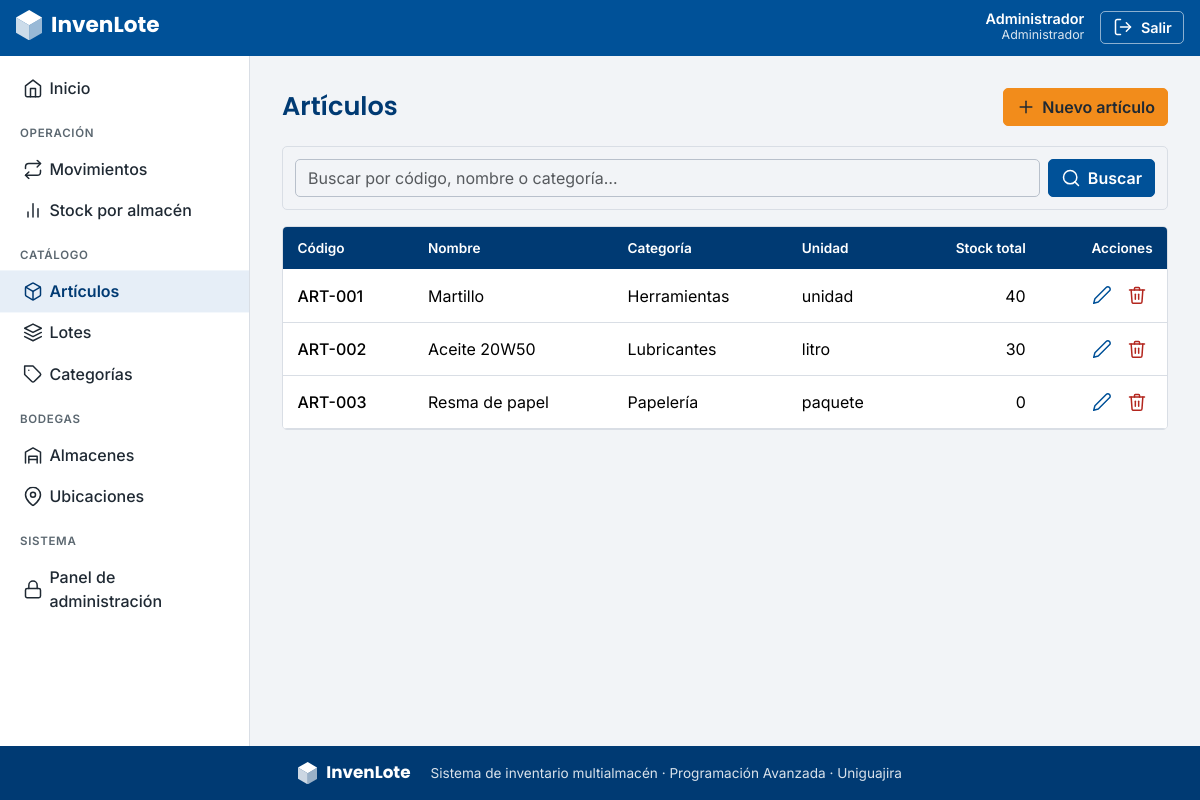
The page /articulos/ (signed in) on the database its author committed.
### apps/usuarios/models.py (models this page shows, shortened)
class Usuario(AbstractUser):
    class Rol(models.TextChoices):
        ADMIN = "ADMIN", "Administrador"
        JEFE = "JEFE", "Jefe de bodega"
        BODEGUERO = "BODEGUERO", "Bodeguero"
    pk_usu_id = models.BigAutoField(primary_key=True)
    usu_rol = models.CharField("rol", max_length=10, choices=Rol.choices, default=Rol.BODEGUERO)
    class Meta:
        db_table = "tbl_usuario"
        verbose_name = "usuario"
        verbose_name_plural = "usuarios"

### apps/articulos/models.py (models this page shows, shortened)
class Articulo(models.Model):
    pk_art_id = models.BigAutoField(primary_key=True)
    fk_cat = models.ForeignKey(
        "categorias.Categoria", on_delete=models.PROTECT, related_name="articulos", verbose_name="categoría"
    )
    art_codigo = models.CharField("código", max_length=30, unique=True)
    art_nombre = models.CharField("nombre", max_length=100)
    art_unidad = models.CharField("unidad", max_length=20)
    class Meta:
        db_table = "tbl_articulo"
        verbose_name = "artículo"
        verbose_name_plural = "artículos"
    @admin.display(description="Stock total")
    def stock_total(self):
        return sum(lote.stock_actual() for lote in self.lotes.all())

### apps/categorias/models.py (models this page shows, shortened)
class Categoria(models.Model):
    pk_cat_id = models.BigAutoField(primary_key=True)
    cat_nombre = models.CharField("nombre", max_length=100)
    class Meta:
        db_table = "tbl_categoria"
        verbose_name = "categoría"
        verbose_name_plural = "categorías"

### apps/lotes/models.py (models this page shows, shortened)
class Lote(models.Model):
    pk_lot_id = models.BigAutoField(primary_key=True)
    fk_art = models.ForeignKey(
        "articulos.Articulo", on_delete=models.CASCADE, related_name="lotes", verbose_name="artículo"
    )
    fk_ubi = models.ForeignKey(
        "ubicaciones.Ubicacion", on_delete=models.PROTECT, related_name="lotes", verbose_name="ubicación"
    )
    lot_codigo = models.CharField("código", max_length=30)
    lot_fecha_vencimiento = models.DateField("fecha de vencimiento", null=True, blank=True)
    class Meta:
        db_table = "tbl_lote"
        verbose_name = "lote"
        verbose_name_plural = "lotes"
    @admin.display(description="Stock actual")
    def stock_actual(self):
        r = self.detallemovimiento_set.aggregate(
            entradas=Sum("det_cantidad", filter=Q(fk_mov__mov_tipo="ENTRADA")),
            salidas=Sum("det_cantidad", filter=Q(fk_mov__mov_tipo="SALIDA")),
        )
        return (r["entradas"] or 0) - (r["salidas"] or 0)

### apps/articulos/views.py (the view)
# urls.py: path("", views.ArticuloLista.as_view(), name="lista"),
class ArticuloLista(PermissionRequiredMixin, BusquedaMixin, ListView):
    model = Articulo
    permission_required = "articulos.view_articulo"
    campos_busqueda = ('art_codigo', 'art_nombre', 'fk_cat__cat_nombre',)
    paginate_by = 10
    queryset = Articulo.objects.select_related('fk_cat').order_by('art_codigo')

### config/context.py (called while the page is built)
def rol_usuario(request):
    usuario = request.user
    if not usuario.is_authenticated:
        return {}
    return {"rol": usuario.get_usu_rol_display()}

### config/mixins.py (called while the page is built)
    def get_queryset(self):
        consulta = super().get_queryset()
        texto = self.request.GET.get("q", "").strip()
        if texto and self.campos_busqueda:
            condicion = Q()
            for campo in self.campos_busqueda:
                condicion |= Q(**{f"{campo}__icontains": texto})
            consulta = consulta.filter(condicion)
        return consulta

    def get_context_data(self, **kwargs):
        contexto = super().get_context_data(**kwargs)
        contexto["q"] = self.request.GET.get("q", "").strip()
        parametros = self.request.GET.copy()
        parametros.pop("page", None)
        contexto["query"] = parametros.urlencode()
        return contexto

### templates/articulos/articulo_list.html (shortened to what this page needs)
{% extends "base.html" %}
{% block contenido %}
{% url 'articulos:crear' as url_nuevo %}
{% include "includes/encabezado_lista.html" with titulo="Artículos" url_nuevo=url_nuevo texto_nuevo="Nuevo artículo" permiso=perms.articulos.add_articulo placeholder="Buscar por código, nombre o categoría…" %}
<div class="card tabla-tarjeta">
  <div class="table-responsive">
    <table class="table align-middle mb-0">
      <thead><tr><th>Código</th><th>Nombre</th><th>Categoría</th><th>Unidad</th><th class="text-end">Stock total</th><th class="text-end">Acciones</th></tr></thead>
      <tbody>
        {% for obj in object_list %}
        <tr>
          <td class="fw-medium">{{ obj.art_codigo }}</td><td>{{ obj.art_nombre }}</td><td>{{ obj.fk_cat.cat_nombre }}</td><td>{{ obj.art_unidad }}</td><td class="text-end">{{ obj.stock_total }}</td>
          <td class="text-end">
            {% url 'articulos:editar' obj.pk as url_editar %}{% url 'articulos:eliminar' obj.pk as url_eliminar %}
            {% include "includes/acciones_fila.html" with url_editar=url_editar url_eliminar=url_eliminar puede_editar=perms.articulos.change_articulo puede_eliminar=perms.articulos.delete_articulo %}
          </td>
        </tr>
        {% empty %}
        <tr><td colspan="9" class="vacio">{% if q %}No hay resultados para «{{ q }}».{% else %}Todavía no hay artículos registrados.{% endif %}</td></tr>
        {% endfor %}
      </tbody>
    </table>
  </div>
</div>
{% endblock %}

### templates/includes/navbar.html (shortened to what this page needs)
<header class="barra-superior">
  <div class="barra-interna">
    <a class="marca" href="{% url 'inicio' %}" aria-label="InvenLote, ir al inicio">
      {% include "includes/logo.html" with blanco=True %}
    </a>
    {% if user.is_authenticated %}
    <div class="usuario">
      <div class="usuario-datos d-none d-sm-block">
        <div class="usuario-nombre">{{ user.get_full_name|default:user.username }}</div>
        <div class="usuario-rol">{{ rol }}</div>
      </div>
      <form method="post" action="{% url 'logout' %}">
        <button type="submit" class="btn-salir">{% include "includes/icono.html" with nombre="salir" %}<span>Salir</span></button>
      </form>
    </div>
    {% endif %}
  </div>
</header>

### templates/includes/icono.html
<svg class="ic" width="20" height="20" viewBox="0 0 24 24" aria-hidden="true" focusable="false"><use href="#i-{{ nombre }}"/></svg>

### templates/includes/acciones_fila.html (shortened to what this page needs)
<div class="acciones">
  {% if puede_editar %}<a class="icono-accion" href="{{ url_editar }}" title="Editar" aria-label="Editar">{% include "includes/icono.html" with nombre="pencil" %}</a>{% endif %}
  {% if puede_eliminar %}<a class="icono-accion peligro" href="{{ url_eliminar }}" title="Eliminar" aria-label="Eliminar">{% include "includes/icono.html" with nombre="trash" %}</a>{% endif %}
</div>

### static/invenlote/app.css (style rules this page uses)
:root { --il-azul: #005198; --il-azul-oscuro: #003A73; --il-naranja: #F28C1B; --il-gris: #F2F4F7; --il-texto: #1F2933; --il-suave: #5B6770; --il-borde: #D9DEE5; --il-rojo: #B3261E; --il-verde: #1E7B3A; --bs-primary: var(--il-azul); --bs-primary-rgb: 0, 81, 152; --bs-link-color: var(--il-azul); --bs-link-color-rgb: 0, 81, 152; --bs-link-hover-color: var(--il-azul-oscuro); --bs-body-color: var(--il-texto); --bs-body-bg: var(--il-gris); --bs-body-font-family: 'Inter', system-ui, -apple-system, 'Segoe UI', sans-serif; --bs-border-color: var(--il-borde); --bs-border-radius: 5px; --bs-border-radius-sm: 5px; --bs-border-radius-lg: 5px; }
body { background: var(--il-gris); color: var(--il-texto); display: flex; flex-direction: column; min-height: 100vh; }
a { text-decoration: none; }
.ic { flex: none; fill: none; stroke: currentColor; stroke-width: 1.8; stroke-linecap: round; stroke-linejoin: round; vertical-align: -4px; margin-right: .4rem; }
.barra-superior { background: var(--il-azul); color: #fff; position: sticky; top: 0; z-index: 1030; }
.barra-interna { display: flex; align-items: center; gap: .75rem; padding: .6rem 1rem; max-width: 1500px; margin: 0 auto; }
.marca { color: #fff; margin-right: auto; }
.usuario { display: flex; align-items: center; gap: 1rem; }
.usuario-nombre { font-weight: 600; font-size: .9rem; line-height: 1.1; text-align: right; }
.usuario-rol { font-size: .78rem; opacity: .85; text-align: right; }
.btn-salir { background: transparent; color: #fff; border: 1px solid rgba(255,255,255,.55); border-radius: 5px; padding: .3rem .7rem; font-weight: 600; font-size: .9rem; }
.btn-salir .ic { margin-right: .3rem; }
.card { border-color: var(--il-borde); border-radius: 5px; box-shadow: none; }
.tabla-tarjeta { overflow: hidden; }
.table { --bs-table-bg: #fff; margin-bottom: 0; }
.table thead th { background: var(--il-azul-oscuro); color: #fff; font-weight: 600; font-size: .85rem; white-space: nowrap; border-bottom: 0; padding: .7rem .9rem; }
.table td { padding: .65rem .9rem; vertical-align: middle; }
.acciones { display: inline-flex; gap: .25rem; }
.icono-accion { display: inline-flex; padding: .35rem; border-radius: 5px; color: var(--il-azul); }
.icono-accion .ic { margin: 0; }
.icono-accion.peligro { color: var(--il-rojo); }

### rows shown on the page
Usuario: get_full_name "Administrador", first_name "Administrador"
Articulo: art_codigo "ART-001", art_nombre "Martillo", fk_cat.cat_nombre "Herramientas", art_unidad "unidad", stock_total "40"
Articulo: art_codigo "ART-002", art_nombre "Aceite 20W50", fk_cat.cat_nombre "Lubricantes", art_unidad "litro", stock_total "30"
Articulo: art_codigo "ART-003", art_nombre "Resma de papel", fk_cat.cat_nombre "Papelería", art_unidad "paquete", stock_total "0"

### other values the page prints
{{ titulo }} "Artículos"
{{ texto_nuevo }} "Nuevo artículo"
